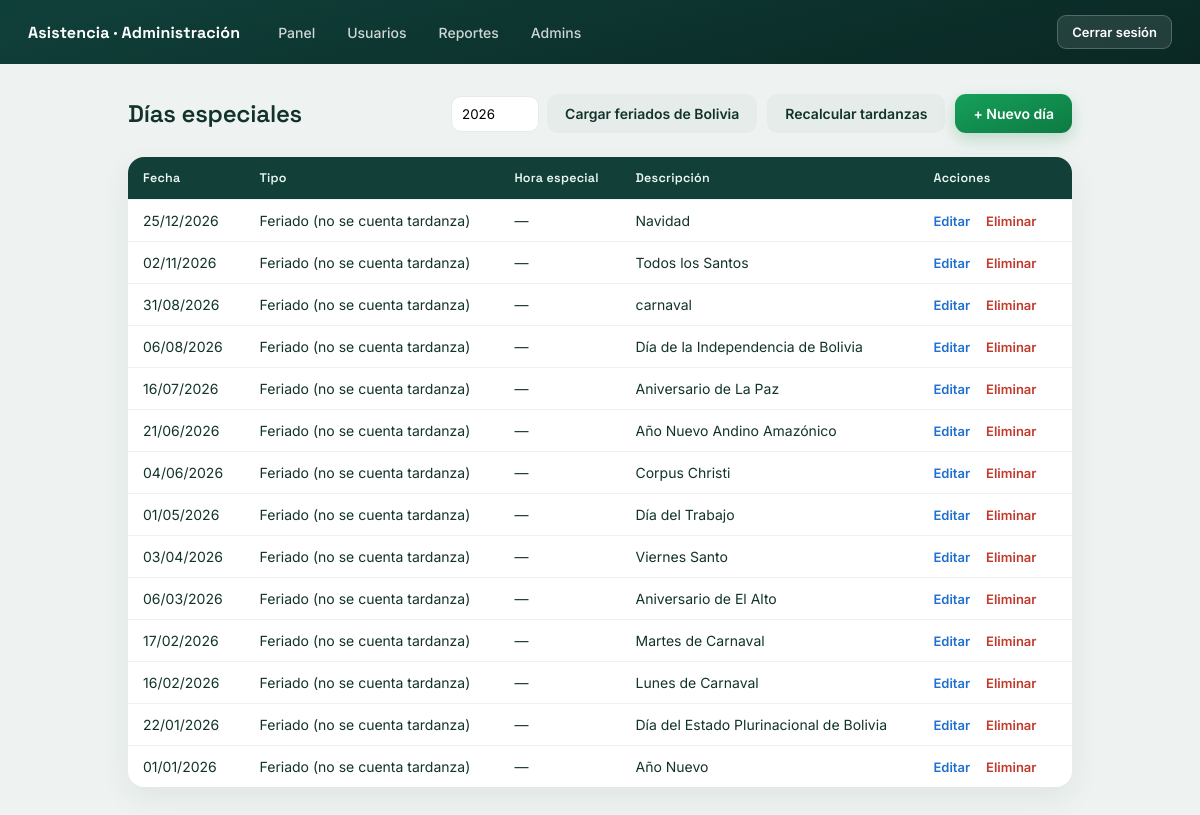
/gestion/dias/ (signed in), run on the app's committed database.
### registro/models.py (models this page shows, shortened)
class DiaEspecial(models.Model):
    FERIADO = "feriado"
    HORARIO_ESPECIAL = "horario_especial"
    TIPOS = [
        (FERIADO, "Feriado (no se cuenta tardanza)"),
        (HORARIO_ESPECIAL, "Horario especial (otra hora de entrada ese día)"),
    ]
    fecha = models.DateField(unique=True)
    tipo = models.CharField(max_length=20, choices=TIPOS)
    hora_entrada_especial = models.TimeField(
        null=True,
        blank=True,
        help_text="Solo para horario especial: hora de entrada esperada ese día.",
    )
    descripcion = models.CharField(max_length=120, blank=True)

### registro/views.py (the view)
# urls.py: path("gestion/dias/", views.dias_lista, name="dias_lista"),
@staff_member_required
def dias_lista(request):
    dias = DiaEspecial.objects.order_by("-fecha")
    return render(
        request,
        "registro/dias_lista.html",
        {"dias": dias, "anio_actual": timezone.localdate().year},
    )

### registro/templates/registro/dias_lista.html (shortened to what this page needs)
{% extends "registro/base.html" %}
{% block contenido %}
<div class="cabecera">
    <h1>Días especiales</h1>
    <div style="display:flex; gap:10px; align-items:center; flex-wrap:wrap;">
        <form method="post" action="{% url 'dias_cargar_feriados' %}"
            style="display:flex; gap:8px; align-items:center; margin:0;">
            <input type="number" name="anio" value="{{ anio_actual }}" min="2020" max="2100"
                style="width:88px; padding:9px 10px; border:1.5px solid #e4ede9; border-radius:10px; font-family:inherit;">
            <button type="submit" class="btn btn-gris">Cargar feriados de Bolivia</button>
        </form>
        <form method="post" action="{% url 'dias_recalcular_tardanzas' %}" style="margin:0;"
            onsubmit="return confirm('¿Recalcular la tardanza de todas las asistencias?');">
            <button type="submit" class="btn btn-gris">Recalcular tardanzas</button>
        </form>
        <a class="btn btn-verde" href="{% url 'dia_nuevo' %}">+ Nuevo día</a>
    </div>
</div>
<table>
    <thead>
        <tr>
            <th>Fecha</th>
            <th>Tipo</th>
            <th>Hora especial</th>
            <th>Descripción</th>
            <th>Acciones</th>
        </tr>
    </thead>
    <tbody>
        {% for d in dias %}
        <tr>
            <td>{{ d.fecha|date:"d/m/Y" }}</td>
            <td>{{ d.get_tipo_display }}</td>
            <td>{{ d.hora_entrada_especial|time:"H:i"|default:"—" }}</td>
            <td>{{ d.descripcion|default:"—" }}</td>
            <td class="acciones">
                <a class="a-editar" href="{% url 'dia_editar' d.pk %}">Editar</a>
                <a class="a-eliminar" href="{% url 'dia_eliminar' d.pk %}">Eliminar</a>
            </td>
        </tr>
        {% empty %}
        <tr>
            <td colspan="5" style="text-align:center;color:#5c7370;padding:26px;">No hay días especiales registrados.
            </td>
        </tr>
        {% endfor %}
    </tbody>
</table>
{% endblock %}

### registro/templates/registro/base.html (style rules this page uses)
:root { --green: #16a05a; --green-d: #0d7a43; --deep-1: #0a2723; --deep-2: #10403a; --azul: #1f6fce; --tenue: #6a847e; --borde: #e4ede9; --rojo: #c0392b; --ink: #12332c; --radius: 16px; --shadow: 0 10px 30px rgba(15, 45, 40, .07); }
* { box-sizing: border-box; margin: 0; padding: 0; }
body { font-family: "Inter", -apple-system, BlinkMacSystemFont, "Segoe UI", sans-serif; background: #eef3f1; color: var(--ink); min-height: 100vh; }
.cabecera { display: flex; justify-content: space-between; align-items: center; gap: 16px; margin-bottom: 24px; flex-wrap: wrap; }
.cabecera h1 { font-family: "Space Grotesk", sans-serif; font-size: 24px; font-weight: 600; letter-spacing: -.01em; }
.btn { border: none; border-radius: 11px; padding: 11px 18px; font-size: 14px; font-weight: 600; font-family: inherit; cursor: pointer; text-decoration: none; display: inline-block; transition: transform .08s, filter .15s, background .15s; }
.btn-verde { background: linear-gradient(160deg, var(--green), var(--green-d)); color: #fff; box-shadow: 0 6px 16px rgba(13, 122, 67, .22); }
.btn-gris { background: #e6ece9; color: var(--ink); }
table { width: 100%; border-collapse: collapse; background: #fff; border-radius: var(--radius); overflow: hidden; box-shadow: var(--shadow); }
th { background: #123f38; color: #eafaf3; font-family: "Space Grotesk", sans-serif; font-weight: 600; font-size: 12.5px; letter-spacing: .02em; text-align: left; padding: 13px 15px; }
td { padding: 12px 15px; font-size: 14px; border-top: 1px solid #eef3f1; }
.acciones a { font-size: 13px; text-decoration: none; margin-right: 12px; font-weight: 600; }
.a-editar { color: var(--azul); }
.a-eliminar { color: var(--rojo); }

### data on the page
DiaEspecial: fecha "25/12/2026", tipo "Feriado (no se cuenta tardanza)", hora_entrada_especial "—", descripcion "Navidad"
DiaEspecial: fecha "02/11/2026", tipo "Feriado (no se cuenta tardanza)", hora_entrada_especial "—", descripcion "Todos los Santos"
DiaEspecial: fecha "31/08/2026", tipo "Feriado (no se cuenta tardanza)", hora_entrada_especial "—", descripcion "carnaval"
DiaEspecial: fecha "06/08/2026", tipo "Feriado (no se cuenta tardanza)", hora_entrada_especial "—", descripcion "Día de la Independencia de Bolivia"
DiaEspecial: fecha "16/07/2026", tipo "Feriado (no se cuenta tardanza)", hora_entrada_especial "—", descripcion "Aniversario de La Paz"
DiaEspecial: fecha "21/06/2026", tipo "Feriado (no se cuenta tardanza)", hora_entrada_especial "—", descripcion "Año Nuevo Andino Amazónico"
DiaEspecial: fecha "04/06/2026", tipo "Feriado (no se cuenta tardanza)", hora_entrada_especial "—", descripcion "Corpus Christi"
DiaEspecial: fecha "01/05/2026", tipo "Feriado (no se cuenta tardanza)", hora_entrada_especial "—", descripcion "Día del Trabajo"
DiaEspecial: fecha "03/04/2026", tipo "Feriado (no se cuenta tardanza)", hora_entrada_especial "—", descripcion "Viernes Santo"
DiaEspecial: fecha "06/03/2026", tipo "Feriado (no se cuenta tardanza)", hora_entrada_especial "—", descripcion "Aniversario de El Alto"
DiaEspecial: fecha "17/02/2026", tipo "Feriado (no se cuenta tardanza)", hora_entrada_especial "—", descripcion "Martes de Carnaval"
DiaEspecial: fecha "16/02/2026", tipo "Feriado (no se cuenta tardanza)", hora_entrada_especial "—", descripcion "Lunes de Carnaval"
DiaEspecial: fecha "22/01/2026", tipo "Feriado (no se cuenta tardanza)", hora_entrada_especial "—", descripcion "Día del Estado Plurinacional de Bolivia"
DiaEspecial: fecha "01/01/2026", tipo "Feriado (no se cuenta tardanza)", hora_entrada_especial "—", descripcion "Año Nuevo"
